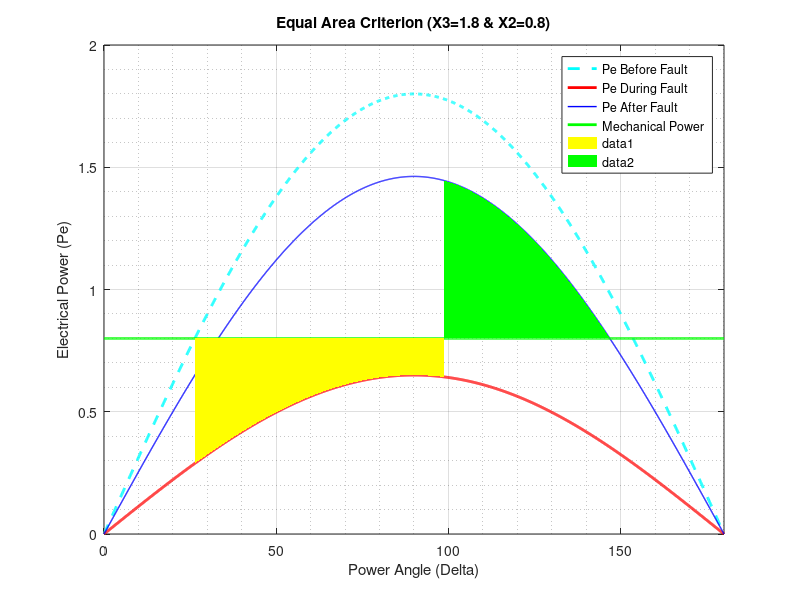

This chart was generated by the following MATLAB code:
clc;
clear all;
close all;
P_elec = 0.8;    % Electrical real power 
Q      = 0.074;  % Imaginary power 
H      = 5;      % Inertia constant ,  unit MJ/MVA 
V      = 1;      
P_m    = P_elec; 
% Internal Voltage Calculation
S = P_elec + 1j*Q;
I = conj(S) / conj(V);
X1 = 0.3 + 0.2 + 0.3/2;   % Transfer reactance BEFORE fault = 0.65
E  = V + 1j*X1*I;         % Transient internal voltage
% Transfer Reactances
X2 = 1.8;   % Transfer reactance DURING fault  
X3 = 0.8;   % Transfer reactance AFTER fault   
% Maximum Power for each condition
P1_max = abs(E)*abs(V) / X1;   % Before fault  ≈ 1.80
P2_max = abs(E)*abs(V) / X2;   % During fault  ≈ 0.65
P3_max = abs(E)*abs(V) / X3;   % After fault   ≈ 1.46
% Key Angles 
del_0   = asin(P_m / P1_max);           % Initial operating angle
del_max = pi - asin(P_m / P3_max);      % Maximum swing angle
% Critical Clearing Angle 
num   = P_m*(del_max - del_0) + P3_max*cos(del_max) - P2_max*cos(del_0);
denom = P3_max - P2_max;
del_c = acos(num / denom);
% Critical Clearing Time
t_c = sqrt((2*H*(del_c - del_0)) / (pi*60*P_m));
% Display the results
fprintf('Critical Clearing Angle :    %f\n', rad2deg(del_c));
fprintf('Maximum Power Angle Swing : %f\n',  rad2deg(del_max));
fprintf('Critical Clearing Time :    %f\n',  t_c);
fprintf('Critical Clearing Time is determinable\n');
% Degree values for plotting only
del_0_d   = rad2deg(del_0);
del_c_d   = rad2deg(del_c);
del_max_d = rad2deg(del_max);
% Power curves (in degrees for x-axis)
del_d  = 0 : 0.1 : 180;
P1     = P1_max * sind(del_d);
P2     = P2_max * sind(del_d);
P3     = P3_max * sind(del_d);
Pm_vec = P_m    * ones(size(del_d));
% Plot curves
figure;
plot(del_d, P1, 'c--', 'LineWidth', 2); 
hold on;
plot(del_d, P2, 'r',     'LineWidth', 2);
plot(del_d, P3, 'b',     'LineWidth', 1);
plot(del_d, Pm_vec, 'g', 'LineWidth', 2);
xx     = del_0_d : 0.01 : del_c_d;
x_fill = [del_0_d,  xx,                        del_c_d ];
y_fill = [P_m,      P2_max * sind(xx),          P_m    ];
fill(x_fill, y_fill, 'y', 'EdgeColor', 'none');
pp     = del_c_d : 0.01 : del_max_d;
p_fill = [del_c_d,  pp,                        del_max_d];
q_fill = [P_m,      P3_max * sind(pp),          P_m     ];
fill(p_fill, q_fill, 'g', 'EdgeColor', 'none');
xlabel('Power Angle (Delta)');
ylabel('Electrical Power (Pe)');
legend('Pe Before Fault','Pe During Fault','Pe After Fault','Mechanical Power','data1','data2','Location','northeast');
grid on; 
grid minor;
xlim([0 180]); 
ylim([0 2]);
title(sprintf('Equal Area Criterion (X3=%.1f & X2=%.1f)', X2, X3));
